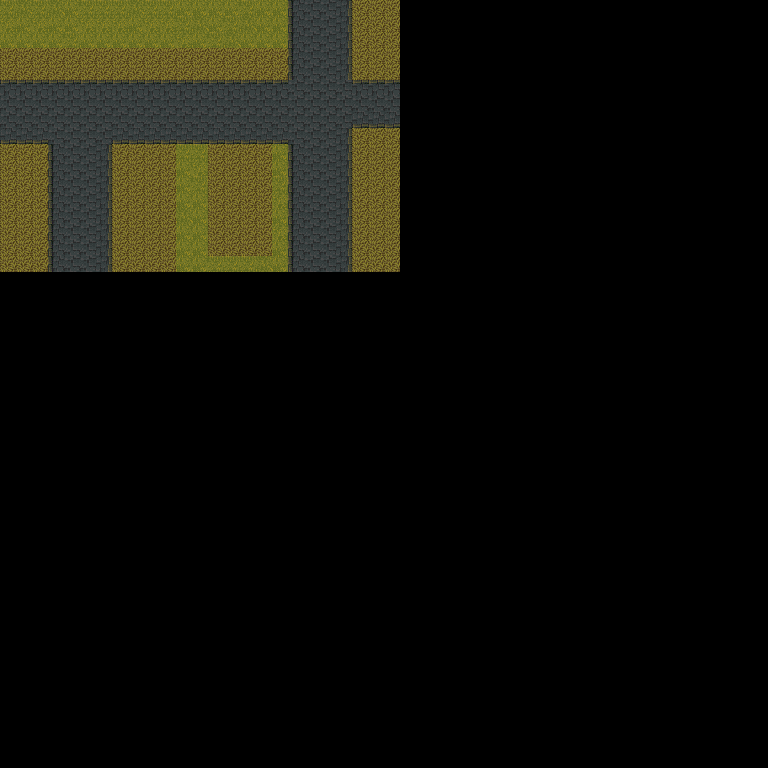

Tiled map render using the project's own tile images. Description and the whole map definition, tile-layer contents included, below:
An orthogonal 48x48 tile map with 16x16 px tiles, 1 tile layer (Tile Layer 1).

<map version="1.5" tiledversion="1.7.2" orientation="orthogonal" renderorder="left-down" width="48" height="48" tilewidth="16" tileheight="16" infinite="0" nextlayerid="2" nextobjectid="1">
 <tileset firstgid="1" source="FishingVillage_Tileset-sheet-export.tsx" />
 <layer id="1" name="Tile Layer 1" width="48" height="48">
  <data encoding="csv">
106,107,106,107,108,106,106,106,107,106,106,176,177,176,177,106,176,176,45,46,46,47,79,79,79,0,0,0,0,0,0,0,0,0,0,0,0,0,0,0,0,0,0,0,0,0,0,0,
141,142,141,142,143,141,141,141,142,141,141,106,107,108,106,107,108,143,45,46,46,47,79,79,79,0,0,0,0,0,0,0,0,0,0,0,0,0,0,0,0,0,0,0,0,0,0,0,
176,177,176,177,106,176,176,176,177,176,176,141,142,106,107,108,143,178,45,46,46,47,79,79,79,0,0,0,0,0,0,0,0,0,0,0,0,0,0,0,0,0,0,0,0,0,0,0,
79,79,79,79,79,79,79,79,79,79,79,79,79,79,79,79,79,79,45,46,46,47,79,79,79,0,0,0,0,0,0,0,0,0,0,0,0,0,0,0,0,0,0,0,0,0,0,0,
79,79,79,79,79,79,79,79,79,79,79,79,79,79,79,79,79,79,45,46,46,47,79,79,79,0,0,0,0,0,0,0,0,0,0,0,0,0,0,0,0,0,0,0,0,0,0,0,
11,11,11,11,11,11,11,11,11,11,11,11,11,11,11,11,11,11,46,46,46,46,11,11,11,0,0,0,0,0,0,0,0,0,0,0,0,0,0,0,0,0,0,0,0,0,0,0,
46,46,46,46,46,46,46,46,46,46,46,46,46,46,46,46,46,46,46,46,46,46,46,46,46,0,0,0,0,0,0,0,0,0,0,0,0,0,0,0,0,0,0,0,0,0,0,0,
46,46,46,46,46,46,46,46,46,46,46,46,46,46,46,46,46,46,46,46,46,46,81,81,81,0,0,0,0,0,0,0,0,0,0,0,0,0,0,0,0,0,0,0,0,0,0,0,
81,81,81,46,46,46,46,81,81,81,81,81,81,81,81,81,81,81,46,46,46,47,79,79,79,0,0,0,0,0,0,0,0,0,0,0,0,0,0,0,0,0,0,0,0,0,0,0,
79,79,79,45,46,46,47,79,79,79,79,106,106,79,79,79,79,108,45,46,46,47,79,79,79,0,0,0,0,0,0,0,0,0,0,0,0,0,0,0,0,0,0,0,0,0,0,0,
79,79,79,45,46,46,47,79,79,79,79,108,141,79,79,79,79,143,45,46,46,47,79,79,79,0,0,0,0,0,0,0,0,0,0,0,0,0,0,0,0,0,0,0,0,0,0,0,
79,79,79,45,46,46,47,79,79,79,79,143,106,79,79,79,79,106,45,46,46,47,79,79,79,0,0,0,0,0,0,0,0,0,0,0,0,0,0,0,0,0,0,0,0,0,0,0,
79,79,79,45,46,46,47,79,79,79,79,178,108,79,79,79,79,141,45,46,46,47,79,79,79,0,0,0,0,0,0,0,0,0,0,0,0,0,0,0,0,0,0,0,0,0,0,0,
79,79,79,45,46,46,47,79,79,79,79,107,108,79,79,79,79,176,45,46,46,47,79,79,79,0,0,0,0,0,0,0,0,0,0,0,0,0,0,0,0,0,0,0,0,0,0,0,
79,79,79,45,46,46,47,79,79,79,79,142,143,79,79,79,79,141,45,46,46,47,79,79,79,0,0,0,0,0,0,0,0,0,0,0,0,0,0,0,0,0,0,0,0,0,0,0,
79,79,79,45,46,46,47,79,79,79,79,177,178,79,79,79,79,176,45,46,46,47,79,79,79,0,0,0,0,0,0,0,0,0,0,0,0,0,0,0,0,0,0,0,0,0,0,0,
79,79,79,45,46,46,47,79,79,79,79,143,143,106,106,106,107,108,45,46,46,47,79,79,79,0,0,0,0,0,0,0,0,0,0,0,0,0,0,0,0,0,0,0,0,0,0,0,
0,0,0,0,0,0,0,0,0,0,0,0,0,0,0,0,0,0,0,0,0,0,0,0,0,0,0,0,0,0,0,0,0,0,0,0,0,0,0,0,0,0,0,0,0,0,0,0,
0,0,0,0,0,0,0,0,0,0,0,0,0,0,0,0,0,0,0,0,0,0,0,0,0,0,0,0,0,0,0,0,0,0,0,0,0,0,0,0,0,0,0,0,0,0,0,0,
0,0,0,0,0,0,0,0,0,0,0,0,0,0,0,0,0,0,0,0,0,0,0,0,0,0,0,0,0,0,0,0,0,0,0,0,0,0,0,0,0,0,0,0,0,0,0,0,
0,0,0,0,0,0,0,0,0,0,0,0,0,0,0,0,0,0,0,0,0,0,0,0,0,0,0,0,0,0,0,0,0,0,0,0,0,0,0,0,0,0,0,0,0,0,0,0,
0,0,0,0,0,0,0,0,0,0,0,0,0,0,0,0,0,0,0,0,0,0,0,0,0,0,0,0,0,0,0,0,0,0,0,0,0,0,0,0,0,0,0,0,0,0,0,0,
0,0,0,0,0,0,0,0,0,0,0,0,0,0,0,0,0,0,0,0,0,0,0,0,0,0,0,0,0,0,0,0,0,0,0,0,0,0,0,0,0,0,0,0,0,0,0,0,
0,0,0,0,0,0,0,0,0,0,0,0,0,0,0,0,0,0,0,0,0,0,0,0,0,0,0,0,0,0,0,0,0,0,0,0,0,0,0,0,0,0,0,0,0,0,0,0,
0,0,0,0,0,0,0,0,0,0,0,0,0,0,0,0,0,0,0,0,0,0,0,0,0,0,0,0,0,0,0,0,0,0,0,0,0,0,0,0,0,0,0,0,0,0,0,0,
0,0,0,0,0,0,0,0,0,0,0,0,0,0,0,0,0,0,0,0,0,0,0,0,0,0,0,0,0,0,0,0,0,0,0,0,0,0,0,0,0,0,0,0,0,0,0,0,
0,0,0,0,0,0,0,0,0,0,0,0,0,0,0,0,0,0,0,0,0,0,0,0,0,0,0,0,0,0,0,0,0,0,0,0,0,0,0,0,0,0,0,0,0,0,0,0,
0,0,0,0,0,0,0,0,0,0,0,0,0,0,0,0,0,0,0,0,0,0,0,0,0,0,0,0,0,0,0,0,0,0,0,0,0,0,0,0,0,0,0,0,0,0,0,0,
0,0,0,0,0,0,0,0,0,0,0,0,0,0,0,0,0,0,0,0,0,0,0,0,0,0,0,0,0,0,0,0,0,0,0,0,0,0,0,0,0,0,0,0,0,0,0,0,
0,0,0,0,0,0,0,0,0,0,0,0,0,0,0,0,0,0,0,0,0,0,0,0,0,0,0,0,0,0,0,0,0,0,0,0,0,0,0,0,0,0,0,0,0,0,0,0,
0,0,0,0,0,0,0,0,0,0,0,0,0,0,0,0,0,0,0,0,0,0,0,0,0,0,0,0,0,0,0,0,0,0,0,0,0,0,0,0,0,0,0,0,0,0,0,0,
0,0,0,0,0,0,0,0,0,0,0,0,0,0,0,0,0,0,0,0,0,0,0,0,0,0,0,0,0,0,0,0,0,0,0,0,0,0,0,0,0,0,0,0,0,0,0,0,
0,0,0,0,0,0,0,0,0,0,0,0,0,0,0,0,0,0,0,0,0,0,0,0,0,0,0,0,0,0,0,0,0,0,0,0,0,0,0,0,0,0,0,0,0,0,0,0,
0,0,0,0,0,0,0,0,0,0,0,0,0,0,0,0,0,0,0,0,0,0,0,0,0,0,0,0,0,0,0,0,0,0,0,0,0,0,0,0,0,0,0,0,0,0,0,0,
0,0,0,0,0,0,0,0,0,0,0,0,0,0,0,0,0,0,0,0,0,0,0,0,0,0,0,0,0,0,0,0,0,0,0,0,0,0,0,0,0,0,0,0,0,0,0,0,
0,0,0,0,0,0,0,0,0,0,0,0,0,0,0,0,0,0,0,0,0,0,0,0,0,0,0,0,0,0,0,0,0,0,0,0,0,0,0,0,0,0,0,0,0,0,0,0,
0,0,0,0,0,0,0,0,0,0,0,0,0,0,0,0,0,0,0,0,0,0,0,0,0,0,0,0,0,0,0,0,0,0,0,0,0,0,0,0,0,0,0,0,0,0,0,0,
0,0,0,0,0,0,0,0,0,0,0,0,0,0,0,0,0,0,0,0,0,0,0,0,0,0,0,0,0,0,0,0,0,0,0,0,0,0,0,0,0,0,0,0,0,0,0,0,
0,0,0,0,0,0,0,0,0,0,0,0,0,0,0,0,0,0,0,0,0,0,0,0,0,0,0,0,0,0,0,0,0,0,0,0,0,0,0,0,0,0,0,0,0,0,0,0,
0,0,0,0,0,0,0,0,0,0,0,0,0,0,0,0,0,0,0,0,0,0,0,0,0,0,0,0,0,0,0,0,0,0,0,0,0,0,0,0,0,0,0,0,0,0,0,0,
0,0,0,0,0,0,0,0,0,0,0,0,0,0,0,0,0,0,0,0,0,0,0,0,0,0,0,0,0,0,0,0,0,0,0,0,0,0,0,0,0,0,0,0,0,0,0,0,
0,0,0,0,0,0,0,0,0,0,0,0,0,0,0,0,0,0,0,0,0,0,0,0,0,0,0,0,0,0,0,0,0,0,0,0,0,0,0,0,0,0,0,0,0,0,0,0,
0,0,0,0,0,0,0,0,0,0,0,0,0,0,0,0,0,0,0,0,0,0,0,0,0,0,0,0,0,0,0,0,0,0,0,0,0,0,0,0,0,0,0,0,0,0,0,0,
0,0,0,0,0,0,0,0,0,0,0,0,0,0,0,0,0,0,0,0,0,0,0,0,0,0,0,0,0,0,0,0,0,0,0,0,0,0,0,0,0,0,0,0,0,0,0,0,
0,0,0,0,0,0,0,0,0,0,0,0,0,0,0,0,0,0,0,0,0,0,0,0,0,0,0,0,0,0,0,0,0,0,0,0,0,0,0,0,0,0,0,0,0,0,0,0,
0,0,0,0,0,0,0,0,0,0,0,0,0,0,0,0,0,0,0,0,0,0,0,0,0,0,0,0,0,0,0,0,0,0,0,0,0,0,0,0,0,0,0,0,0,0,0,0,
0,0,0,0,0,0,0,0,0,0,0,0,0,0,0,0,0,0,0,0,0,0,0,0,0,0,0,0,0,0,0,0,0,0,0,0,0,0,0,0,0,0,0,0,0,0,0,0,
0,0,0,0,0,0,0,0,0,0,0,0,0,0,0,0,0,0,0,0,0,0,0,0,0,0,0,0,0,0,0,0,0,0,0,0,0,0,0,0,0,0,0,0,0,0,0,0
</data>
 </layer>
</map>
